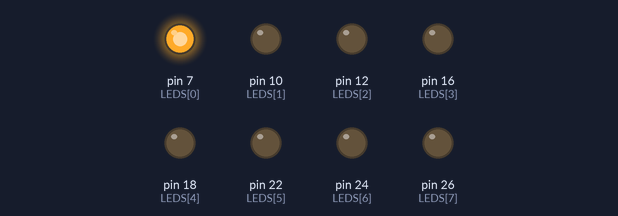
Recording of a program running on a simulated Raspberry Pi (header pin numbers). On the bench: output pins drawn as LEDs (lit = HIGH).

Above: at 0.5 s.
At 2.5 s:
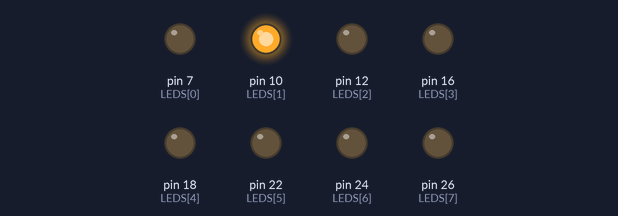
At 4.5 s:
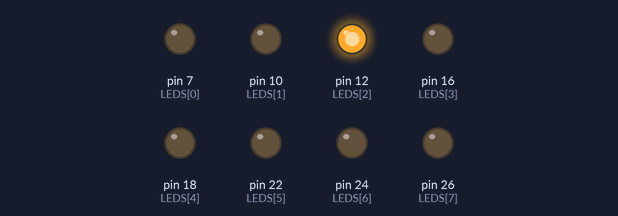
At 10.5 s:
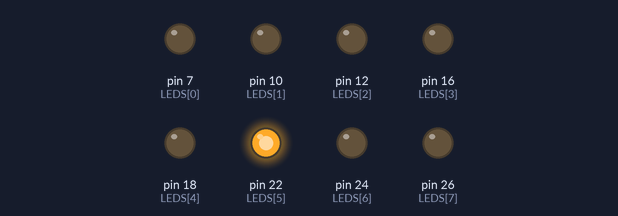
At 14.5 s:
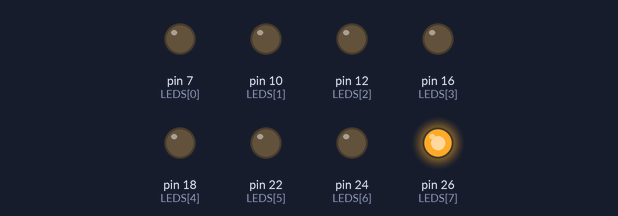
At 19.5 s:
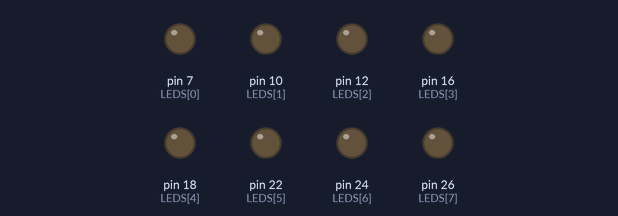
Timing chart, 0 to 20.8 s (numbered marks = the images above):
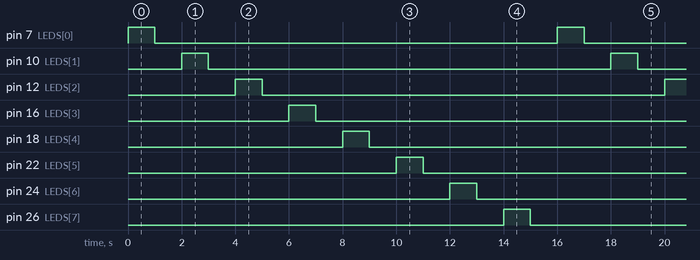

The program:

paper.py
```python
import time
import RPi.GPIO as GPIO

GPIO.setmode(GPIO.BOARD)

LEDS = (7, 10, 12, 16, 18, 22, 24, 26)


GPIO.setup(LEDS, GPIO.OUT)

def work(val = True):
    for pin in LEDS:
        GPIO.output(pin, val)
        time.sleep(1)
        GPIO.output(pin, False)
        time.sleep(1)

    for pin in LEDS:
        GPIO.output(pin, False)


while True:
    try:
        work();
        # work(False)
    except KeyboardInterrupt:
        break
GPIO.cleanup()
```

Measured:
- by itself, pin 7 (LEDS[0]), pin 10 (LEDS[1]), pin 12 (LEDS[2]), pin 16 (LEDS[3]), pin 18 (LEDS[4]), pin 22 (LEDS[5]), pin 24 (LEDS[6]), pin 26 (LEDS[7]): alternates HIGH for 1.0 s and LOW for 15.0 s
- by itself, everything shown: repeats every 16.0 s, in 16 steps
